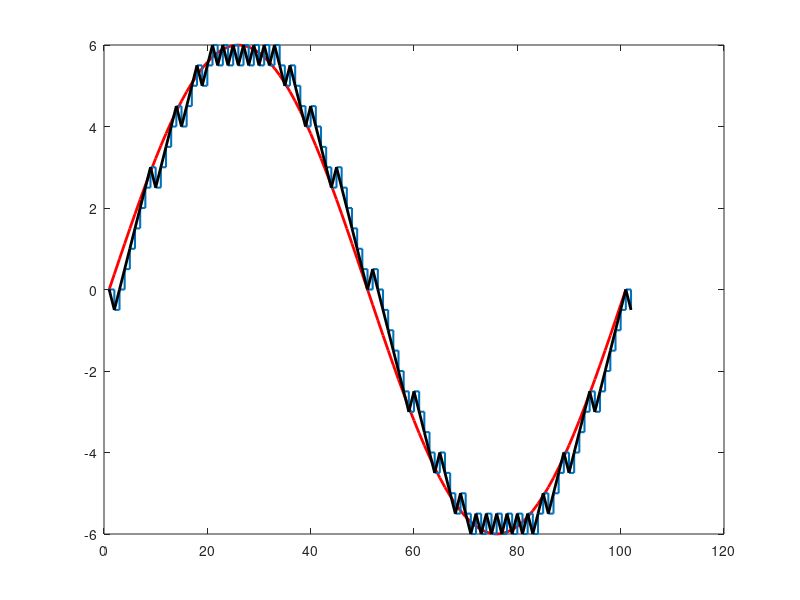

Source code (MATLAB):
clc;clear all;
fm=10;fs=520;n=4;mp=6;
t=0:0.001:0.1
xs = mp*sin(2*pi*fm*t)
plot(xs,'r','linewidth',2);
delta = 0.5
hold on
xn=0
for i=1:length(xs)
    if xs(i)>xn(i)
        d(i)=1;
        xn(i+1)=xn(i)+delta
    else
        d(i)=0
        xn(i+1)= xn(i)-delta
    end
end
stairs(xn,'linewidth',1.5)
hold on
for i=1:d
    if d(i)>xn(i)
        d(i)=0
        xn(i+1)=xn(i)-delta
    else
        d(i)=1
        xn(i+1)=xn(i)+delta;
    end
end
plot(xn,'k','linewidth',2)